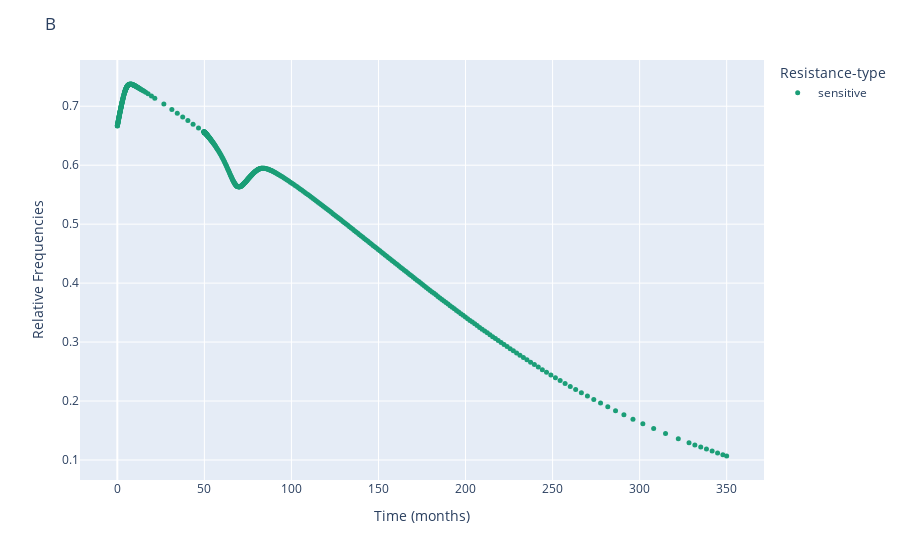

Notebook code cell kept with this figure:
### Code cell
fig = px.scatter(frequency, y = "sensitives", x = 't', color='Resistance-type', color_discrete_sequence=px.colors.qualitative.Dark2)

fig.update_layout(
    title="B",
    xaxis_title="Time (months)",
    yaxis_title="Relative Frequencies"
)

fig.update_traces(marker=dict(size=5),
                  selector=dict(mode='markers'))

fig.show()

### Figure 1 — Plotly figure (JSON) as saved in the notebook; plotly's stock layout.template omitted (floating-point values rounded to 4 significant figures; data arrays with more than 128 entries replaced by an {"elided": "..."} marker saying what was removed)
{"data": [{"hovertemplate": "Resistance-type=sensitive<br>t=%{x}<br>sensitives=%{y}<extra></extra>", "legendgroup": "sensitive", "marker": {"color": "rgb(27,158,119)", "size": 5, "symbol": "circle"}, "mode": "markers", "name": "sensitive", "orientation": "v", "showlegend": true, "type": "scatter", "x": {"elided": "570 float values"}, "xaxis": "x", "y": {"elided": "570 float values"}, "yaxis": "y"}], "layout": {"legend": {"title": {"text": "Resistance-type"}, "tracegroupgap": 0}, "margin": {"t": 60}, "title": {"text": "B"}, "xaxis": {"anchor": "y", "domain": [0, 1], "title": {"text": "Time (months)"}}, "yaxis": {"anchor": "x", "domain": [0, 1], "title": {"text": "Relative Frequencies"}}}}
